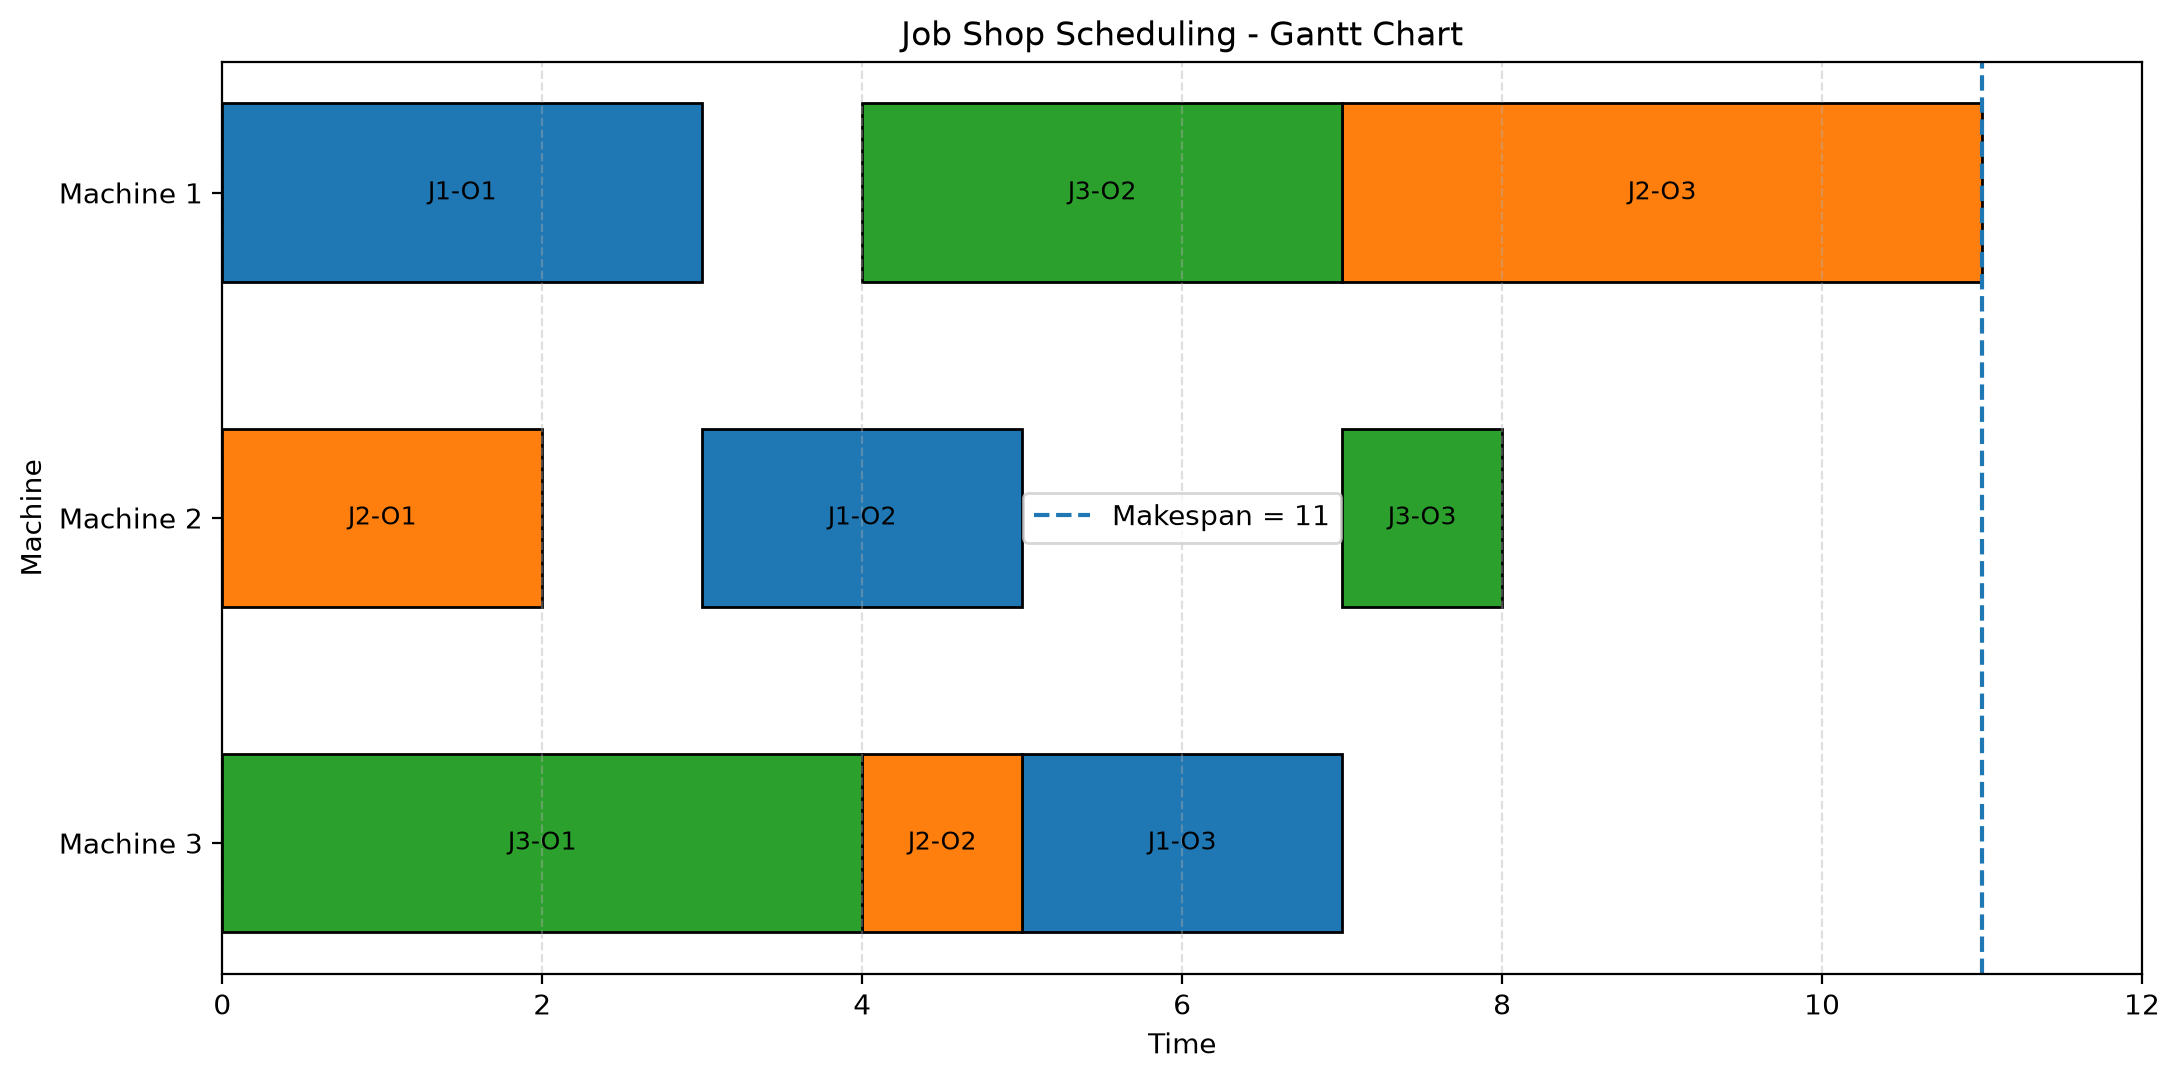

Python code for this plot:
# gantt_chart.py
# ============================================================
# Job Shop Scheduling Gantt Chart
# ============================================================

from pathlib import Path

import matplotlib.pyplot as plt


PROJECT_DIR = Path(__file__).resolve().parent


def plot_gantt(
    jobs,
    machines,
    start_times,
    cmax_value,
    filename="gantt_chart.png",
    show=True,
):
    """
    绘制 Job Shop Scheduling 的 Gantt Chart。

    Parameters
    ----------
    jobs:
        Job 数据。

    machines:
        机器编号列表。

    start_times:
        {(job_id, operation_index): start_time}

    cmax_value:
        最优 Makespan。

    filename:
        保存图片的文件名。

    show:
        是否弹出图形窗口。
    """

    # ========================================================
    # 1. 创建画布
    # ========================================================

    fig, ax = plt.subplots(
        figsize=(11, 5.5)
    )


    # ========================================================
    # 2. 为每台机器确定纵坐标
    # ========================================================

    machine_y = {
        machine_id: index
        for index, machine_id in enumerate(machines)
    }


    # ========================================================
    # 3. 使用 matplotlib 默认颜色循环
    #    同一个 Job 使用相同颜色
    # ========================================================

    color_cycle = (
        plt.rcParams["axes.prop_cycle"]
        .by_key()["color"]
    )

    job_colors = {}

    for index, job_id in enumerate(jobs):

        job_colors[job_id] = (
            color_cycle[
                index % len(color_cycle)
            ]
        )


    # ========================================================
    # 4. 绘制每一道工序
    # ========================================================

    for job_id, operations in jobs.items():

        for operation_index, (
            machine_id,
            processing_time,
        ) in enumerate(
            operations,
            start=1,
        ):

            start_time = start_times[
                job_id,
                operation_index
            ]

            y = machine_y[machine_id]

            # --------------------------------------------
            # 绘制横向时间条
            # --------------------------------------------

            ax.barh(
                y=y,
                width=processing_time,
                left=start_time,
                height=0.55,
                color=job_colors[job_id],
                edgecolor="black",
            )

            # --------------------------------------------
            # 在时间条中间写 Job / Operation
            # --------------------------------------------

            ax.text(
                start_time + processing_time / 2,
                y,
                f"J{job_id}-O{operation_index}",
                ha="center",
                va="center",
                fontsize=9,
            )


    # ========================================================
    # 5. 坐标轴
    # ========================================================

    ax.set_yticks(
        list(machine_y.values())
    )

    ax.set_yticklabels(
        [
            f"Machine {machine_id}"
            for machine_id in machines
        ]
    )

    ax.set_xlabel("Time")

    ax.set_ylabel("Machine")

    ax.set_title(
        "Job Shop Scheduling - Gantt Chart"
    )


    # ========================================================
    # 6. 标出 Makespan
    # ========================================================

    ax.axvline(
        x=cmax_value,
        linestyle="--",
        linewidth=1.5,
        label=f"Makespan = {cmax_value:.0f}",
    )


    # ========================================================
    # 7. 图形细节
    # ========================================================

    ax.grid(
        axis="x",
        linestyle="--",
        alpha=0.4,
    )

    ax.set_xlim(
        0,
        cmax_value + 1,
    )

    # Machine 1 放在最上面
    ax.invert_yaxis()

    ax.legend()

    plt.tight_layout()


    # ========================================================
    # 8. 保存图片
    # ========================================================

    output_path = (
        PROJECT_DIR / filename
    )

    plt.savefig(
        output_path,
        dpi=200,
        bbox_inches="tight",
    )

    print(
        f"\nGantt Chart 已保存："
        f"{output_path}"
    )


    # ========================================================
    # 9. 是否显示
    # ========================================================

    if show:

        plt.show()

    else:

        plt.close(fig)
